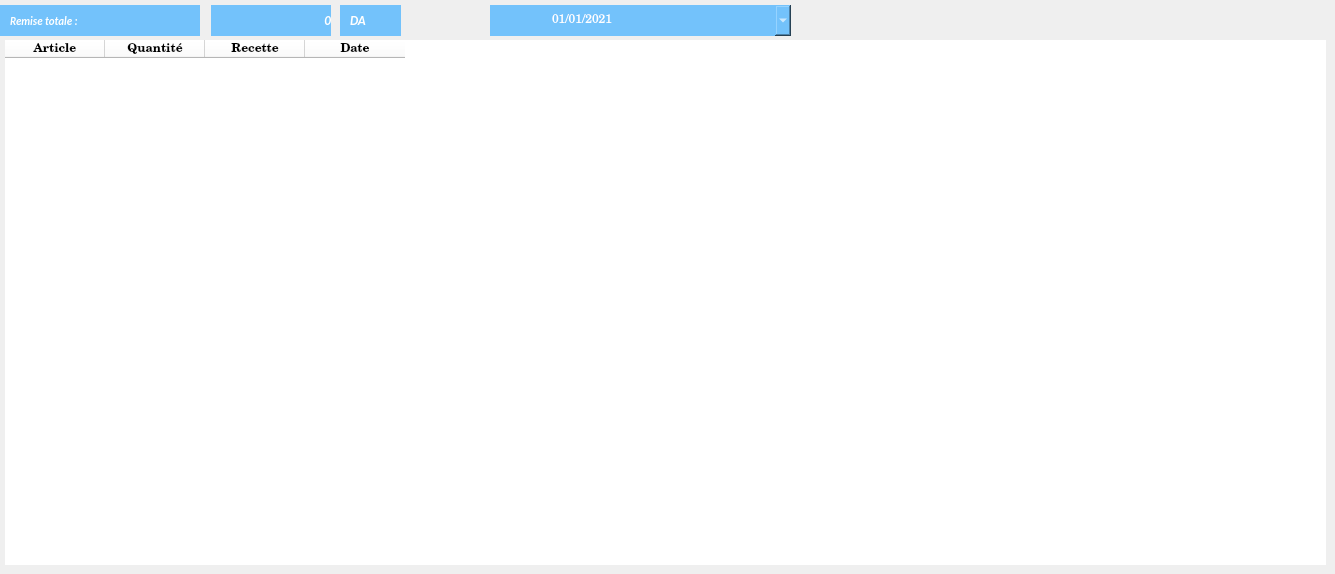
    <widget class="QWidget" name="tab_4">
     <attribute name="title">
      <string>Remises</string>
     </attribute>
     <widget class="QPushButton" name="registerPrint_5">
      <property name="geometry">
       <rect>
        <x>0</x>
        <y>5</y>
        <width>200</width>
        <height>31</height>
       </rect>
      </property>
      <property name="sizePolicy">
       <sizepolicy hsizetype="Minimum" vsizetype="Maximum">
        <horstretch>0</horstretch>
        <verstretch>0</verstretch>
       </sizepolicy>
      </property>
      <property name="font">
       <font>
        <family>Calibri</family>
        <pointsize>8</pointsize>
        <weight>75</weight>
        <italic>true</italic>
        <bold>true</bold>
        <underline>false</underline>
        <kerning>true</kerning>
       </font>
      </property>
      <property name="cursor">
       <cursorShape>ArrowCursor</cursorShape>
      </property>
      <property name="toolTip">
       <string>Imprimer ue fiche détaillée</string>
      </property>
      <property name="statusTip">
       <string/>
      </property>
      <property name="autoFillBackground">
       <bool>false</bool>
      </property>
      <property name="styleSheet">
       <string notr="true">QPushButton{background-color:#73C2FB; color : white; border: 0px solid #000028 ;  text-align:left; padding-left:10px;}
</string>
      </property>
      <property name="text">
       <string>Remise totale :</string>
      </property>
      <property name="icon">
       <iconset>
        <normaloff>../../IMAGES/Icons/registerCash.png</normaloff>../../IMAGES/Icons/registerCash.png</iconset>
      </property>
      <property name="iconSize">
       <size>
        <width>21</width>
        <height>21</height>
       </size>
      </property>
     </widget>
     <widget class="QPushButton" name="disctotal">
      <property name="geometry">
       <rect>
        <x>211</x>
        <y>5</y>
        <width>120</width>
        <height>31</height>
       </rect>
      </property>
      <property name="sizePolicy">
       <sizepolicy hsizetype="Minimum" vsizetype="Maximum">
        <horstretch>0</horstretch>
        <verstretch>0</verstretch>
       </sizepolicy>
      </property>
      <property name="font">
       <font>
        <family>Calibri</family>
        <pointsize>10</pointsize>
        <weight>75</weight>
        <italic>true</italic>
        <bold>true</bold>
        <underline>false</underline>
        <kerning>true</kerning>
       </font>
      </property>
      <property name="cursor">
       <cursorShape>ArrowCursor</cursorShape>
      </property>
      <property name="focusPolicy">
       <enum>Qt::NoFocus</enum>
      </property>
      <property name="toolTip">
       <string>Imprimer ue fiche détaillée</string>
      </property>
      <property name="statusTip">
       <string/>
      </property>
      <property name="autoFillBackground">
       <bool>false</bool>
      </property>
      <property name="styleSheet">
       <string notr="true">QPushButton{background-color:#73C2FB; color : white; border: 0px solid #000028 ;  text-align:right;}
</string>
      </property>
      <property name="text">
       <string>0</string>
      </property>
      <property name="iconSize">
       <size>
        <width>21</width>
        <height>21</height>
       </size>
      </property>
     </widget>
     <widget class="QTableWidget" name="disctableWidget">
      <property name="geometry">
       <rect>
        <x>5</x>
        <y>40</y>
        <width>1321</width>
        <height>525</height>
       </rect>
      </property>
      <property name="font">
       <font>
        <family>Century Schoolbook L</family>
       </font>
      </property>
      <property name="styleSheet">
       <string notr="true">background-color:white; border:0px;</string>
      </property>
      <column>
       <property name="text">
        <string>Article</string>
       </property>
       <property name="font">
        <font>
         <pointsize>9</pointsize>
         <weight>75</weight>
         <bold>true</bold>
        </font>
       </property>
      </column>
      <column>
       <property name="text">
        <string>Quantité</string>
       </property>
       <property name="font">
        <font>
         <weight>75</weight>
         <bold>true</bold>
        </font>
       </property>
      </column>
      <column>
       <property name="text">
        <string>Recette</string>
       </property>
       <property name="font">
        <font>
         <weight>75</weight>
         <bold>true</bold>
        </font>
       </property>
      </column>
      <column>
       <property name="text">
        <string>Date</string>
       </property>
       <property name="font">
        <font>
         <weight>75</weight>
         <bold>true</bold>
        </font>
       </property>
      </column>
     </widget>
     <widget class="QPushButton" name="recette_3">
      <property name="geometry">
       <rect>
        <x>340</x>
        <y>5</y>
        <width>61</width>
        <height>31</height>
       </rect>
      </property>
      <property name="sizePolicy">
       <sizepolicy hsizetype="Minimum" vsizetype="Maximum">
        <horstretch>0</horstretch>
        <verstretch>0</verstretch>
       </sizepolicy>
      </property>
      <property name="font">
       <font>
        <family>Calibri</family>
        <pointsize>10</pointsize>
        <weight>75</weight>
        <italic>true</italic>
        <bold>true</bold>
        <underline>false</underline>
        <kerning>true</kerning>
       </font>
      </property>
      <property name="cursor">
       <cursorShape>ArrowCursor</cursorShape>
      </property>
      <property name="focusPolicy">
       <enum>Qt::NoFocus</enum>
      </property>
      <property name="toolTip">
       <string>Imprimer ue fiche détaillée</string>
      </property>
      <property name="statusTip">
       <string/>
      </property>
      <property name="autoFillBackground">
       <bool>false</bool>
      </property>
      <property name="styleSheet">
       <string notr="true">QPushButton{background-color:#73C2FB; color : white; border: 0px solid #000028 ;  text-align:left; padding-left:10px;}
</string>
      </property>
      <property name="text">
       <string>DA</string>
      </property>
      <property name="iconSize">
       <size>
        <width>21</width>
        <height>21</height>
       </size>
      </property>
     </widget>
     <widget class="QDateEdit" name="discDater">
      <property name="geometry">
       <rect>
        <x>550</x>
        <y>5</y>
        <width>241</width>
        <height>31</height>
       </rect>
      </property>
      <property name="font">
       <font>
        <family>Century Schoolbook L</family>
       </font>
      </property>
      <property name="styleSheet">
       <string notr="true">background-color:#73C2FB;border:0px;color:white;</string>
      </property>
      <property name="minimumDate">
       <date>
        <year>2020</year>
        <month>9</month>
        <day>14</day>
       </date>
      </property>
      <property name="displayFormat">
       <string>dd/MM/yyyy</string>
      </property>
      <property name="calendarPopup">
       <bool>true</bool>
      </property>
      <property name="date">
       <date>
        <year>2021</year>
        <month>1</month>
        <day>1</day>
       </date>
      </property>
     </widget>
     <widget class="QPushButton" name="discDateSearch">
      <property name="geometry">
       <rect>
        <x>490</x>
        <y>5</y>
        <width>60</width>
        <height>31</height>
       </rect>
      </property>
      <property name="sizePolicy">
       <sizepolicy hsizetype="Minimum" vsizetype="Maximum">
        <horstretch>0</horstretch>
        <verstretch>0</verstretch>
       </sizepolicy>
      </property>
      <property name="font">
       <font>
        <family>Calibri</family>
        <pointsize>8</pointsize>
        <weight>75</weight>
        <italic>true</italic>
        <bold>true</bold>
        <underline>false</underline>
        <kerning>true</kerning>
       </font>
      </property>
      <property name="cursor">
       <cursorShape>PointingHandCursor</cursorShape>
      </property>
      <property name="toolTip">
       <string>Imprimer ue fiche détaillée</string>
      </property>
      <property name="statusTip">
       <string/>
      </property>
      <property name="autoFillBackground">
       <bool>false</bool>
      </property>
      <property name="styleSheet">
       <string notr="true">QPushButton{background-color:#73C2FB; color : white; border: 0px solid #000028 ;  text-align:center;}
QPushButton:hover{background:#f9fafc;color:orange;}
QPushButton:focus{color:#00ea00}
</string>
      </property>
      <property name="text">
       <string/>
      </property>
      <property name="icon">
       <iconset>
        <normaloff>../../IMAGES/Icons/dateWhite.png</normaloff>../../IMAGES/Icons/dateWhite.png</iconset>
      </property>
      <property name="iconSize">
       <size>
        <width>21</width>
        <height>21</height>
       </size>
      </property>
     </widget>
    </widget>
